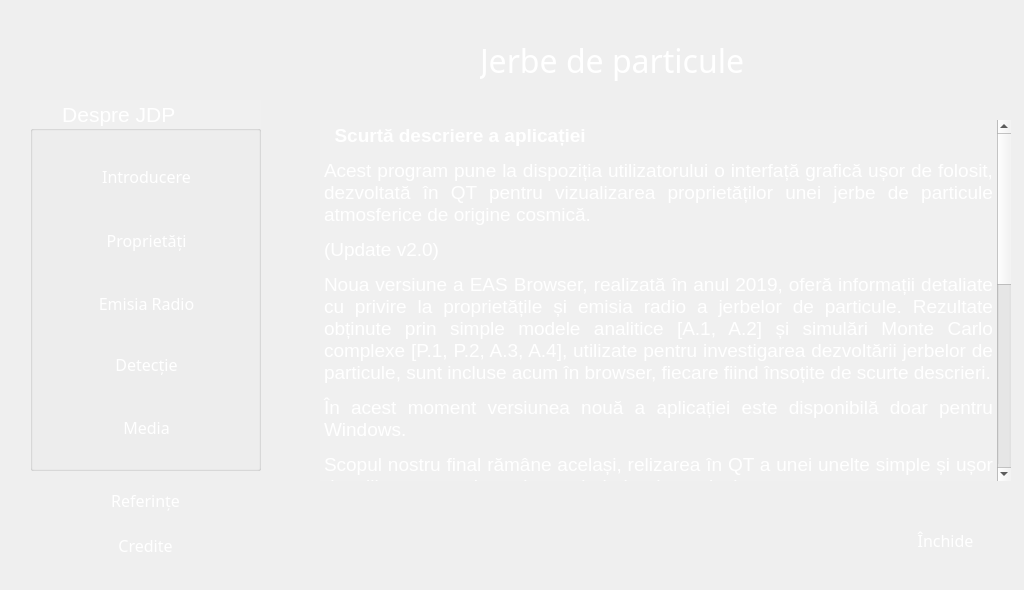
<?xml version="1.0" encoding="UTF-8"?>
<ui version="4.0">
 <class>Dialogr</class>
 <widget class="QDialog" name="Dialogr">
  <property name="geometry">
   <rect>
    <x>0</x>
    <y>0</y>
    <width>1024</width>
    <height>590</height>
   </rect>
  </property>
  <property name="minimumSize">
   <size>
    <width>1024</width>
    <height>590</height>
   </size>
  </property>
  <property name="maximumSize">
   <size>
    <width>1024</width>
    <height>576</height>
   </size>
  </property>
  <property name="windowTitle">
   <string>Meniu</string>
  </property>
  <property name="windowIcon">
   <iconset resource="filles.qrc">
    <normaloff>:/iss_logo.png</normaloff>:/iss_logo.png</iconset>
  </property>
  <property name="styleSheet">
   <string notr="true">#Dialogr {
background-color: url transparent;
border-image: url(:bk13.jpg);
background: none;
border:  none;
background-repeat: none;
}</string>
  </property>
  <widget class="QGroupBox" name="groupBox">
   <property name="geometry">
    <rect>
     <x>30</x>
     <y>100</y>
     <width>231</width>
     <height>371</height>
    </rect>
   </property>
   <property name="minimumSize">
    <size>
     <width>231</width>
     <height>321</height>
    </size>
   </property>
   <property name="palette">
    <palette>
     <active>
      <colorrole role="WindowText">
       <brush brushstyle="SolidPattern">
        <color alpha="255">
         <red>255</red>
         <green>255</green>
         <blue>255</blue>
        </color>
       </brush>
      </colorrole>
      <colorrole role="Button">
       <brush brushstyle="SolidPattern">
        <color alpha="10">
         <red>255</red>
         <green>255</green>
         <blue>255</blue>
        </color>
       </brush>
      </colorrole>
      <colorrole role="Text">
       <brush brushstyle="SolidPattern">
        <color alpha="255">
         <red>255</red>
         <green>255</green>
         <blue>255</blue>
        </color>
       </brush>
      </colorrole>
      <colorrole role="Base">
       <brush brushstyle="SolidPattern">
        <color alpha="10">
         <red>255</red>
         <green>255</green>
         <blue>255</blue>
        </color>
       </brush>
      </colorrole>
      <colorrole role="Window">
       <brush brushstyle="SolidPattern">
        <color alpha="10">
         <red>255</red>
         <green>255</green>
         <blue>255</blue>
        </color>
       </brush>
      </colorrole>
     </active>
     <inactive>
      <colorrole role="WindowText">
       <brush brushstyle="SolidPattern">
        <color alpha="255">
         <red>255</red>
         <green>255</green>
         <blue>255</blue>
        </color>
       </brush>
      </colorrole>
      <colorrole role="Button">
       <brush brushstyle="SolidPattern">
        <color alpha="10">
         <red>255</red>
         <green>255</green>
         <blue>255</blue>
        </color>
       </brush>
      </colorrole>
      <colorrole role="Text">
       <brush brushstyle="SolidPattern">
        <color alpha="255">
         <red>255</red>
         <green>255</green>
         <blue>255</blue>
        </color>
       </brush>
      </colorrole>
      <colorrole role="Base">
       <brush brushstyle="SolidPattern">
        <color alpha="10">
         <red>255</red>
         <green>255</green>
         <blue>255</blue>
        </color>
       </brush>
      </colorrole>
      <colorrole role="Window">
       <brush brushstyle="SolidPattern">
        <color alpha="10">
         <red>255</red>
         <green>255</green>
         <blue>255</blue>
        </color>
       </brush>
      </colorrole>
     </inactive>
     <disabled>
      <colorrole role="WindowText">
       <brush brushstyle="SolidPattern">
        <color alpha="255">
         <red>120</red>
         <green>120</green>
         <blue>120</blue>
        </color>
       </brush>
      </colorrole>
      <colorrole role="Button">
       <brush brushstyle="SolidPattern">
        <color alpha="10">
         <red>255</red>
         <green>255</green>
         <blue>255</blue>
        </color>
       </brush>
      </colorrole>
      <colorrole role="Text">
       <brush brushstyle="SolidPattern">
        <color alpha="255">
         <red>190</red>
         <green>190</green>
         <blue>190</blue>
        </color>
       </brush>
      </colorrole>
      <colorrole role="Base">
       <brush brushstyle="SolidPattern">
        <color alpha="10">
         <red>255</red>
         <green>255</green>
         <blue>255</blue>
        </color>
       </brush>
      </colorrole>
      <colorrole role="Window">
       <brush brushstyle="SolidPattern">
        <color alpha="10">
         <red>255</red>
         <green>255</green>
         <blue>255</blue>
        </color>
       </brush>
      </colorrole>
     </disabled>
    </palette>
   </property>
   <property name="font">
    <font>
     <family>Arial</family>
     <pointsize>16</pointsize>
     <italic>false</italic>
    </font>
   </property>
   <property name="styleSheet">
    <string notr="true">background-color:rgba(255, 255, 255, 10)</string>
   </property>
   <property name="title">
    <string>     Despre JDP      </string>
   </property>
   <property name="flat">
    <bool>true</bool>
   </property>
   <widget class="QPushButton" name="pushButton">
    <property name="geometry">
     <rect>
      <x>11</x>
      <y>31</y>
      <width>211</width>
      <height>91</height>
     </rect>
    </property>
    <property name="minimumSize">
     <size>
      <width>211</width>
      <height>71</height>
     </size>
    </property>
    <property name="palette">
     <palette>
      <active>
       <colorrole role="ButtonText">
        <brush brushstyle="SolidPattern">
         <color alpha="255">
          <red>255</red>
          <green>255</green>
          <blue>255</blue>
         </color>
        </brush>
       </colorrole>
      </active>
      <inactive>
       <colorrole role="ButtonText">
        <brush brushstyle="SolidPattern">
         <color alpha="255">
          <red>255</red>
          <green>255</green>
          <blue>255</blue>
         </color>
        </brush>
       </colorrole>
      </inactive>
      <disabled>
       <colorrole role="ButtonText">
        <brush brushstyle="SolidPattern">
         <color alpha="255">
          <red>190</red>
          <green>190</green>
          <blue>190</blue>
         </color>
        </brush>
       </colorrole>
      </disabled>
     </palette>
    </property>
    <property name="font">
     <font>
      <family>Arial Unicode MS</family>
      <pointsize>12</pointsize>
     </font>
    </property>
    <property name="styleSheet">
     <string notr="true">#pushButton {
background-color: url transparent;
border-image: url(:un3.png);
background: none;
border:  none;
background-repeat: none;
}
#pushButton:hover
{
border-image: url(:un1.png);
}
#pushButton:pressed
{
border-image: url(:un2.png);
}
</string>
    </property>
    <property name="text">
     <string>Introducere</string>
    </property>
   </widget>
   <widget class="QPushButton" name="pushButton_2">
    <property name="geometry">
     <rect>
      <x>11</x>
      <y>95</y>
      <width>211</width>
      <height>91</height>
     </rect>
    </property>
    <property name="minimumSize">
     <size>
      <width>211</width>
      <height>71</height>
     </size>
    </property>
    <property name="palette">
     <palette>
      <active>
       <colorrole role="ButtonText">
        <brush brushstyle="SolidPattern">
         <color alpha="255">
          <red>255</red>
          <green>255</green>
          <blue>255</blue>
         </color>
        </brush>
       </colorrole>
      </active>
      <inactive>
       <colorrole role="ButtonText">
        <brush brushstyle="SolidPattern">
         <color alpha="255">
          <red>255</red>
          <green>255</green>
          <blue>255</blue>
         </color>
        </brush>
       </colorrole>
      </inactive>
      <disabled>
       <colorrole role="ButtonText">
        <brush brushstyle="SolidPattern">
         <color alpha="255">
          <red>190</red>
          <green>190</green>
          <blue>190</blue>
         </color>
        </brush>
       </colorrole>
      </disabled>
     </palette>
    </property>
    <property name="font">
     <font>
      <family>Arial Unicode MS</family>
      <pointsize>12</pointsize>
     </font>
    </property>
    <property name="styleSheet">
     <string notr="true">#pushButton_2 {
background-color: url transparent;
border-image: url(:un3.png);
background: none;
border:  none;
background-repeat: none;
}
#pushButton_2:hover
{
border-image: url(:un1.png);
}
#pushButton_2:pressed
{
border-image: url(:un2.png);
}
</string>
    </property>
    <property name="text">
     <string>Proprietăți</string>
    </property>
   </widget>
   <widget class="QPushButton" name="pushButton_3">
    <property name="geometry">
     <rect>
      <x>11</x>
      <y>158</y>
      <width>211</width>
      <height>91</height>
     </rect>
    </property>
    <property name="minimumSize">
     <size>
      <width>211</width>
      <height>71</height>
     </size>
    </property>
    <property name="palette">
     <palette>
      <active>
       <colorrole role="ButtonText">
        <brush brushstyle="SolidPattern">
         <color alpha="255">
          <red>255</red>
          <green>255</green>
          <blue>255</blue>
         </color>
        </brush>
       </colorrole>
      </active>
      <inactive>
       <colorrole role="ButtonText">
        <brush brushstyle="SolidPattern">
         <color alpha="255">
          <red>255</red>
          <green>255</green>
          <blue>255</blue>
         </color>
        </brush>
       </colorrole>
      </inactive>
      <disabled>
       <colorrole role="ButtonText">
        <brush brushstyle="SolidPattern">
         <color alpha="255">
          <red>190</red>
          <green>190</green>
          <blue>190</blue>
         </color>
        </brush>
       </colorrole>
      </disabled>
     </palette>
    </property>
    <property name="font">
     <font>
      <family>Arial Unicode MS</family>
      <pointsize>12</pointsize>
     </font>
    </property>
    <property name="styleSheet">
     <string notr="true">#pushButton_3 {
background-color: url transparent;
border-image: url(:un3.png);
background: none;
border:  none;
background-repeat: none;
}
#pushButton_3:hover
{
border-image: url(:un1.png);
}
#pushButton_3:pressed
{
border-image: url(:un2.png);
}
</string>
    </property>
    <property name="text">
     <string>Emisia Radio</string>
    </property>
   </widget>
   <widget class="QPushButton" name="pushButton_4">
    <property name="geometry">
     <rect>
      <x>11</x>
      <y>224</y>
      <width>211</width>
      <height>81</height>
     </rect>
    </property>
    <property name="minimumSize">
     <size>
      <width>211</width>
      <height>71</height>
     </size>
    </property>
    <property name="palette">
     <palette>
      <active>
       <colorrole role="ButtonText">
        <brush brushstyle="SolidPattern">
         <color alpha="255">
          <red>255</red>
          <green>255</green>
          <blue>255</blue>
         </color>
        </brush>
       </colorrole>
      </active>
      <inactive>
       <colorrole role="ButtonText">
        <brush brushstyle="SolidPattern">
         <color alpha="255">
          <red>255</red>
          <green>255</green>
          <blue>255</blue>
         </color>
        </brush>
       </colorrole>
      </inactive>
      <disabled>
       <colorrole role="ButtonText">
        <brush brushstyle="SolidPattern">
         <color alpha="255">
          <red>190</red>
          <green>190</green>
          <blue>190</blue>
         </color>
        </brush>
       </colorrole>
      </disabled>
     </palette>
    </property>
    <property name="font">
     <font>
      <family>Arial Unicode MS</family>
      <pointsize>12</pointsize>
     </font>
    </property>
    <property name="styleSheet">
     <string notr="true">#pushButton_4 {
background-color: url transparent;
border-image: url(:un3.png);
background: none;
border:  none;
background-repeat: none;
}
#pushButton_4:hover
{
border-image: url(:un1.png);
}
#pushButton_4:pressed
{
border-image: url(:un2.png);
}
</string>
    </property>
    <property name="text">
     <string>Detecție</string>
    </property>
   </widget>
   <widget class="QPushButton" name="pushButton_8">
    <property name="geometry">
     <rect>
      <x>11</x>
      <y>287</y>
      <width>211</width>
      <height>81</height>
     </rect>
    </property>
    <property name="minimumSize">
     <size>
      <width>211</width>
      <height>71</height>
     </size>
    </property>
    <property name="palette">
     <palette>
      <active>
       <colorrole role="ButtonText">
        <brush brushstyle="SolidPattern">
         <color alpha="255">
          <red>255</red>
          <green>255</green>
          <blue>255</blue>
         </color>
        </brush>
       </colorrole>
      </active>
      <inactive>
       <colorrole role="ButtonText">
        <brush brushstyle="SolidPattern">
         <color alpha="255">
          <red>255</red>
          <green>255</green>
          <blue>255</blue>
         </color>
        </brush>
       </colorrole>
      </inactive>
      <disabled>
       <colorrole role="ButtonText">
        <brush brushstyle="SolidPattern">
         <color alpha="255">
          <red>120</red>
          <green>120</green>
          <blue>120</blue>
         </color>
        </brush>
       </colorrole>
      </disabled>
     </palette>
    </property>
    <property name="font">
     <font>
      <family>Arial Unicode MS</family>
      <pointsize>12</pointsize>
     </font>
    </property>
    <property name="styleSheet">
     <string notr="true">#pushButton_8 {
background-color: url transparent;
border-image: url(:un3.png);
background: none;
border:  none;
background-repeat: none;
}
#pushButton_8:hover
{
border-image: url(:un1.png);
}
#pushButton_8:pressed
{
border-image: url(:un2.png);
}
</string>
    </property>
    <property name="text">
     <string>Media</string>
    </property>
   </widget>
  </widget>
  <widget class="QPushButton" name="pushButton_5">
   <property name="geometry">
    <rect>
     <x>70</x>
     <y>470</y>
     <width>151</width>
     <height>61</height>
    </rect>
   </property>
   <property name="minimumSize">
    <size>
     <width>151</width>
     <height>61</height>
    </size>
   </property>
   <property name="palette">
    <palette>
     <active>
      <colorrole role="ButtonText">
       <brush brushstyle="SolidPattern">
        <color alpha="255">
         <red>255</red>
         <green>255</green>
         <blue>255</blue>
        </color>
       </brush>
      </colorrole>
     </active>
     <inactive>
      <colorrole role="ButtonText">
       <brush brushstyle="SolidPattern">
        <color alpha="255">
         <red>255</red>
         <green>255</green>
         <blue>255</blue>
        </color>
       </brush>
      </colorrole>
     </inactive>
     <disabled>
      <colorrole role="ButtonText">
       <brush brushstyle="SolidPattern">
        <color alpha="255">
         <red>190</red>
         <green>190</green>
         <blue>190</blue>
        </color>
       </brush>
      </colorrole>
     </disabled>
    </palette>
   </property>
   <property name="font">
    <font>
     <family>Arial Unicode MS</family>
     <pointsize>12</pointsize>
    </font>
   </property>
   <property name="styleSheet">
    <string notr="true">#pushButton_5 {
background-color: url transparent;
border-image: url(:un3.png);
background: none;
border:  none;
background-repeat: none;
}
#pushButton_5:hover
{
border-image: url(:un1.png);
}
#pushButton_5:pressed
{
border-image: url(:un2.png);
}
</string>
   </property>
   <property name="text">
    <string>Referințe</string>
   </property>
  </widget>
  <widget class="QPushButton" name="pushButton_6">
   <property name="geometry">
    <rect>
     <x>880</x>
     <y>510</y>
     <width>131</width>
     <height>61</height>
    </rect>
   </property>
   <property name="palette">
    <palette>
     <active>
      <colorrole role="ButtonText">
       <brush brushstyle="SolidPattern">
        <color alpha="255">
         <red>255</red>
         <green>255</green>
         <blue>255</blue>
        </color>
       </brush>
      </colorrole>
     </active>
     <inactive>
      <colorrole role="ButtonText">
       <brush brushstyle="SolidPattern">
        <color alpha="255">
         <red>255</red>
         <green>255</green>
         <blue>255</blue>
        </color>
       </brush>
      </colorrole>
     </inactive>
     <disabled>
      <colorrole role="ButtonText">
       <brush brushstyle="SolidPattern">
        <color alpha="255">
         <red>190</red>
         <green>190</green>
         <blue>190</blue>
        </color>
       </brush>
      </colorrole>
     </disabled>
    </palette>
   </property>
   <property name="font">
    <font>
     <family>Arial Unicode MS</family>
     <pointsize>12</pointsize>
    </font>
   </property>
   <property name="styleSheet">
    <string notr="true">#pushButton_6{
background-color: url transparent;
border-image: url(:un3.png);
background: none;
border:  none;
background-repeat: none;
}
#pushButton_6:hover
{
border-image: url(:un1.png);
}
#pushButton_6:pressed
{
border-image: url(:un2.png);
}
</string>
   </property>
   <property name="text">
    <string>Închide</string>
   </property>
  </widget>
  <widget class="QTextEdit" name="textEdit">
   <property name="geometry">
    <rect>
     <x>320</x>
     <y>120</y>
     <width>691</width>
     <height>361</height>
    </rect>
   </property>
   <property name="palette">
    <palette>
     <active>
      <colorrole role="WindowText">
       <brush brushstyle="SolidPattern">
        <color alpha="255">
         <red>255</red>
         <green>255</green>
         <blue>255</blue>
        </color>
       </brush>
      </colorrole>
      <colorrole role="Button">
       <brush brushstyle="SolidPattern">
        <color alpha="10">
         <red>255</red>
         <green>255</green>
         <blue>255</blue>
        </color>
       </brush>
      </colorrole>
      <colorrole role="Text">
       <brush brushstyle="SolidPattern">
        <color alpha="255">
         <red>255</red>
         <green>255</green>
         <blue>255</blue>
        </color>
       </brush>
      </colorrole>
      <colorrole role="Base">
       <brush brushstyle="NoBrush">
        <color alpha="255">
         <red>0</red>
         <green>0</green>
         <blue>0</blue>
        </color>
       </brush>
      </colorrole>
      <colorrole role="Window">
       <brush brushstyle="SolidPattern">
        <color alpha="10">
         <red>255</red>
         <green>255</green>
         <blue>255</blue>
        </color>
       </brush>
      </colorrole>
     </active>
     <inactive>
      <colorrole role="WindowText">
       <brush brushstyle="SolidPattern">
        <color alpha="255">
         <red>255</red>
         <green>255</green>
         <blue>255</blue>
        </color>
       </brush>
      </colorrole>
      <colorrole role="Button">
       <brush brushstyle="SolidPattern">
        <color alpha="10">
         <red>255</red>
         <green>255</green>
         <blue>255</blue>
        </color>
       </brush>
      </colorrole>
      <colorrole role="Text">
       <brush brushstyle="SolidPattern">
        <color alpha="255">
         <red>255</red>
         <green>255</green>
         <blue>255</blue>
        </color>
       </brush>
      </colorrole>
      <colorrole role="Base">
       <brush brushstyle="NoBrush">
        <color alpha="255">
         <red>0</red>
         <green>0</green>
         <blue>0</blue>
        </color>
       </brush>
      </colorrole>
      <colorrole role="Window">
       <brush brushstyle="SolidPattern">
        <color alpha="10">
         <red>255</red>
         <green>255</green>
         <blue>255</blue>
        </color>
       </brush>
      </colorrole>
     </inactive>
     <disabled>
      <colorrole role="WindowText">
       <brush brushstyle="SolidPattern">
        <color alpha="255">
         <red>190</red>
         <green>190</green>
         <blue>190</blue>
        </color>
       </brush>
      </colorrole>
      <colorrole role="Button">
       <brush brushstyle="SolidPattern">
        <color alpha="10">
         <red>255</red>
         <green>255</green>
         <blue>255</blue>
        </color>
       </brush>
      </colorrole>
      <colorrole role="Text">
       <brush brushstyle="SolidPattern">
        <color alpha="255">
         <red>190</red>
         <green>190</green>
         <blue>190</blue>
        </color>
       </brush>
      </colorrole>
      <colorrole role="Base">
       <brush brushstyle="NoBrush">
        <color alpha="255">
         <red>0</red>
         <green>0</green>
         <blue>0</blue>
        </color>
       </brush>
      </colorrole>
      <colorrole role="Window">
       <brush brushstyle="SolidPattern">
        <color alpha="10">
         <red>255</red>
         <green>255</green>
         <blue>255</blue>
        </color>
       </brush>
      </colorrole>
     </disabled>
    </palette>
   </property>
   <property name="font">
    <font>
     <family>MS Shell Dlg 2</family>
     <pointsize>12</pointsize>
     <weight>75</weight>
     <italic>false</italic>
     <bold>true</bold>
    </font>
   </property>
   <property name="styleSheet">
    <string notr="true">background-color:rgba(255, 255, 255, 10)</string>
   </property>
   <property name="frameShape">
    <enum>QFrame::NoFrame</enum>
   </property>
   <property name="frameShadow">
    <enum>QFrame::Plain</enum>
   </property>
   <property name="html">
    <string>&lt;!DOCTYPE HTML PUBLIC &quot;-//W3C//DTD HTML 4.0//EN&quot; &quot;http://www.w3.org/TR/REC-html40/strict.dtd&quot;&gt;
&lt;html&gt;&lt;head&gt;&lt;meta name=&quot;qrichtext&quot; content=&quot;1&quot; /&gt;&lt;style type=&quot;text/css&quot;&gt;
p, li { white-space: pre-wrap; }
&lt;/style&gt;&lt;/head&gt;&lt;body style=&quot; font-family:'MS Shell Dlg 2'; font-size:12pt; font-weight:600; font-style:normal;&quot;&gt;
&lt;p align=&quot;justify&quot; style=&quot; margin-top:12px; margin-bottom:12px; margin-left:0px; margin-right:0px; -qt-block-indent:0; text-indent:0px;&quot;&gt;&lt;span style=&quot; font-family:'Arial,sans-serif'; font-size:14pt; font-weight:400; color:#000000;&quot;&gt; &lt;/span&gt;&lt;span style=&quot; font-family:'Arial,sans-serif'; font-size:14pt; font-weight:400; color:#ffffff;&quot;&gt; &lt;/span&gt;&lt;span style=&quot; font-family:'Arial,sans-serif'; font-size:14pt; color:#ffffff;&quot;&gt;Scurtă descriere a aplicației&lt;/span&gt;&lt;span style=&quot; font-family:'Arial Unicode MS'; font-size:14pt; font-weight:400; color:#ffffff;&quot;&gt; &lt;/span&gt;&lt;/p&gt;
&lt;p align=&quot;justify&quot; style=&quot; margin-top:12px; margin-bottom:12px; margin-left:0px; margin-right:0px; -qt-block-indent:0; text-indent:0px;&quot;&gt;&lt;span style=&quot; font-family:'Arial,sans-serif'; font-size:14pt; font-weight:400; color:#ffffff;&quot;&gt;Acest program pune la dispoziția utilizatorului o interfață grafică ușor de folosit, dezvoltată în QT pentru vizualizarea proprietăților unei jerbe de particule atmosferice de origine cosmică.&lt;/span&gt;&lt;/p&gt;
&lt;p align=&quot;justify&quot; style=&quot; margin-top:12px; margin-bottom:12px; margin-left:0px; margin-right:0px; -qt-block-indent:0; text-indent:0px;&quot;&gt;&lt;span style=&quot; font-family:'Arial,sans-serif'; font-size:14pt; font-weight:400; color:#ffffff;&quot;&gt;(Update v2.0)&lt;/span&gt;&lt;/p&gt;
&lt;p align=&quot;justify&quot; style=&quot; margin-top:12px; margin-bottom:12px; margin-left:0px; margin-right:0px; -qt-block-indent:0; text-indent:0px;&quot;&gt;&lt;span style=&quot; font-family:'Arial,sans-serif'; font-size:14pt; font-weight:400; color:#ffffff;&quot;&gt;Noua versiune a EAS Browser, realizată în anul 2019, oferă informații detaliate cu privire la proprietățile și emisia radio a jerbelor de particule. Rezultate obținute prin simple modele analitice [A.1, A.2] și simulări Monte Carlo complexe [P.1, P.2, A.3, A.4], utilizate pentru investigarea dezvoltării jerbelor de particule, sunt incluse acum în browser, fiecare fiind însoțite de scurte descrieri. &lt;/span&gt;&lt;/p&gt;
&lt;p align=&quot;justify&quot; style=&quot; margin-top:12px; margin-bottom:12px; margin-left:0px; margin-right:0px; -qt-block-indent:0; text-indent:0px;&quot;&gt;&lt;span style=&quot; font-family:'Arial,sans-serif'; font-size:14pt; font-weight:400; color:#ffffff;&quot;&gt;În acest moment versiunea nouă a aplicației este disponibilă doar pentru Windows.&lt;/span&gt;&lt;/p&gt;
&lt;p align=&quot;justify&quot; style=&quot; margin-top:12px; margin-bottom:12px; margin-left:0px; margin-right:0px; -qt-block-indent:0; text-indent:0px;&quot;&gt;&lt;span style=&quot; font-family:'Arial,sans-serif'; font-size:14pt; font-weight:400; color:#ffffff;&quot;&gt;Scopul nostru final rămâne același, relizarea în QT a unei unelte simple și ușor de utilizat, pentru investigarea jerbelor de particule.&lt;/span&gt;&lt;/p&gt;
&lt;p align=&quot;justify&quot; style=&quot; margin-top:12px; margin-bottom:12px; margin-left:0px; margin-right:0px; -qt-block-indent:0; text-indent:0px;&quot;&gt;&lt;span style=&quot; font-family:'Arial Unicode MS'; font-size:14pt; font-weight:400; color:#ffffff;&quot;&gt;(Versiune 1.0) &lt;/span&gt;&lt;/p&gt;
&lt;p align=&quot;justify&quot; style=&quot; margin-top:12px; margin-bottom:12px; margin-left:0px; margin-right:0px; -qt-block-indent:0; text-indent:0px;&quot;&gt;&lt;span style=&quot; font-family:'Arial,sans-serif'; font-size:14pt; font-weight:400; color:#ffffff;&quot;&gt;Acest proiect a început ca un proiect de vară pe o durată de 3 luni, în anul 2017, cu studentul Dragoș Hîrnea – de la Facultatea de Fizică, Universitatea București și coordonator Gina Isar – Cercetător Senior la Institutul de Științe Spațiale în București-Măgurele. Contribuție parțială a avut și studenta Carla Lupu de la Facutatea de Științe Aplicate, Universitatea Politehnică București.&lt;/span&gt;&lt;span style=&quot; font-family:'Arial Unicode MS'; font-size:14pt; font-weight:400; color:#ffffff;&quot;&gt; &lt;/span&gt;&lt;/p&gt;
&lt;p align=&quot;justify&quot; style=&quot; margin-top:12px; margin-bottom:12px; margin-left:0px; margin-right:0px; -qt-block-indent:0; text-indent:0px;&quot;&gt;&lt;span style=&quot; font-family:'Arial,sans-serif'; font-size:14pt; font-weight:400; color:#ffffff;&quot;&gt;Scopul proiectului este de a furniza o interfață grafică pentru vizualizarea datelor provenite de la Observatorul Pierre Auger, similar cu un alt browser display dezvoltat în cadrul DAAD RIZE în vara anului 2008 pentru experimentul LOPES [S.3]. Însă într-un prim stagiu am început cu proprietățile unei Jerbe de particule, pentru ca mai apoi să urmeze dezvoltarea browser-ului ca o platformă pentru ROOT CERN [P.3].&lt;/span&gt;&lt;span style=&quot; font-family:'Arial Unicode MS'; font-size:14pt; font-weight:400; color:#ffffff;&quot;&gt; &lt;/span&gt;&lt;/p&gt;
&lt;p align=&quot;justify&quot; style=&quot; margin-top:12px; margin-bottom:12px; margin-left:0px; margin-right:0px; -qt-block-indent:0; text-indent:0px;&quot;&gt;&lt;span style=&quot; font-family:'Arial,sans-serif'; font-size:14pt; font-weight:400; color:#ffffff;&quot;&gt;Aplicația este open source, dezvoltată pentru Windows și Linux. O nouă versiune urmează să fie realizată pentru Android.&lt;/span&gt;&lt;span style=&quot; font-family:'Arial Unicode MS'; font-size:14pt; font-weight:400; color:#ffffff;&quot;&gt; &lt;/span&gt;&lt;/p&gt;
&lt;p align=&quot;justify&quot; style=&quot; margin-top:12px; margin-bottom:12px; margin-left:0px; margin-right:0px; -qt-block-indent:0; text-indent:0px;&quot;&gt;&lt;span style=&quot; font-family:'Arial,sans-serif'; font-size:14pt; font-weight:400; color:#ffffff;&quot;&gt;Cuvinte cheie: raze cosmice, proprietăți ale jerbelor de particule, emisie geomagnetică, Observatorul Pierre Auger&lt;/span&gt;&lt;span style=&quot; font-family:'Arial,sans-serif'; font-weight:400; color:#ffffff;&quot;&gt; &lt;/span&gt;&lt;/p&gt;&lt;/body&gt;&lt;/html&gt;</string>
   </property>
   <property name="textInteractionFlags">
    <set>Qt::TextSelectableByKeyboard|Qt::TextSelectableByMouse</set>
   </property>
  </widget>
  <widget class="QLabel" name="label">
   <property name="geometry">
    <rect>
     <x>480</x>
     <y>40</y>
     <width>331</width>
     <height>41</height>
    </rect>
   </property>
   <property name="palette">
    <palette>
     <active>
      <colorrole role="WindowText">
       <brush brushstyle="SolidPattern">
        <color alpha="255">
         <red>255</red>
         <green>255</green>
         <blue>255</blue>
        </color>
       </brush>
      </colorrole>
      <colorrole role="Text">
       <brush brushstyle="SolidPattern">
        <color alpha="255">
         <red>255</red>
         <green>255</green>
         <blue>255</blue>
        </color>
       </brush>
      </colorrole>
     </active>
     <inactive>
      <colorrole role="WindowText">
       <brush brushstyle="SolidPattern">
        <color alpha="255">
         <red>255</red>
         <green>255</green>
         <blue>255</blue>
        </color>
       </brush>
      </colorrole>
      <colorrole role="Text">
       <brush brushstyle="SolidPattern">
        <color alpha="255">
         <red>255</red>
         <green>255</green>
         <blue>255</blue>
        </color>
       </brush>
      </colorrole>
     </inactive>
     <disabled>
      <colorrole role="WindowText">
       <brush brushstyle="SolidPattern">
        <color alpha="255">
         <red>190</red>
         <green>190</green>
         <blue>190</blue>
        </color>
       </brush>
      </colorrole>
      <colorrole role="Text">
       <brush brushstyle="SolidPattern">
        <color alpha="255">
         <red>190</red>
         <green>190</green>
         <blue>190</blue>
        </color>
       </brush>
      </colorrole>
     </disabled>
    </palette>
   </property>
   <property name="font">
    <font>
     <family>Arial Unicode MS</family>
     <pointsize>24</pointsize>
     <italic>false</italic>
    </font>
   </property>
   <property name="text">
    <string>Jerbe de particule</string>
   </property>
  </widget>
  <widget class="QPushButton" name="pushButton_7">
   <property name="geometry">
    <rect>
     <x>70</x>
     <y>520</y>
     <width>151</width>
     <height>51</height>
    </rect>
   </property>
   <property name="palette">
    <palette>
     <active>
      <colorrole role="ButtonText">
       <brush brushstyle="SolidPattern">
        <color alpha="255">
         <red>255</red>
         <green>255</green>
         <blue>255</blue>
        </color>
       </brush>
      </colorrole>
     </active>
     <inactive>
      <colorrole role="ButtonText">
       <brush brushstyle="SolidPattern">
        <color alpha="255">
         <red>255</red>
         <green>255</green>
         <blue>255</blue>
        </color>
       </brush>
      </colorrole>
     </inactive>
     <disabled>
      <colorrole role="ButtonText">
       <brush brushstyle="SolidPattern">
        <color alpha="255">
         <red>190</red>
         <green>190</green>
         <blue>190</blue>
        </color>
       </brush>
      </colorrole>
     </disabled>
    </palette>
   </property>
   <property name="font">
    <font>
     <family>Arial Unicode MS</family>
     <pointsize>12</pointsize>
    </font>
   </property>
   <property name="styleSheet">
    <string notr="true">#pushButton_7 {
background-color: url transparent;
border-image: url(:un3.png);
background: none;
border:  none;
background-repeat: none;
}
#pushButton_7:hover
{
border-image: url(:un1.png);
}
#pushButton_7:pressed
{
border-image: url(:un2.png);
}
</string>
   </property>
   <property name="text">
    <string>Credite</string>
   </property>
  </widget>
 </widget>
 <resources>
  <include location="filles.qrc"/>
 </resources>
 <connections>
  <connection>
   <sender>pushButton_6</sender>
   <signal>clicked()</signal>
   <receiver>Dialogr</receiver>
   <slot>close()</slot>
   <hints>
    <hint type="sourcelabel">
     <x>880</x>
     <y>532</y>
    </hint>
    <hint type="destinationlabel">
     <x>777</x>
     <y>521</y>
    </hint>
   </hints>
  </connection>
 </connections>
</ui>
